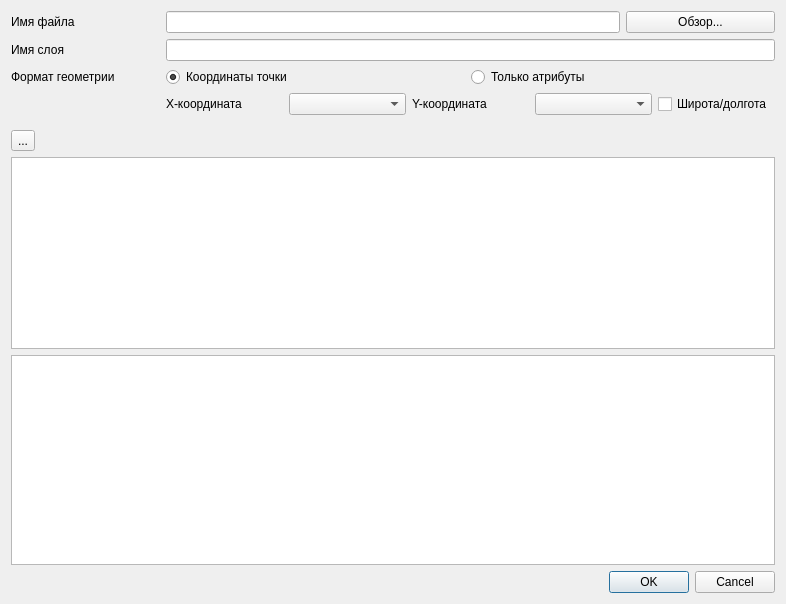
<?xml version="1.0" encoding="UTF-8"?>
<ui version="4.0">
 <class>Dialog</class>
 <widget class="QDialog" name="Dialog">
  <property name="geometry">
   <rect>
    <x>0</x>
    <y>0</y>
    <width>786</width>
    <height>604</height>
   </rect>
  </property>
  <property name="windowTitle">
   <string>Создать слой из SQL запроса</string>
  </property>
  <layout class="QGridLayout" name="gridLayout" rowstretch="0,0,0,0,0,0,1,0">
   <item row="0" column="4">
    <widget class="QPushButton" name="pushButton">
     <property name="text">
      <string>Обзор...</string>
     </property>
    </widget>
   </item>
   <item row="1" column="1" colspan="4">
    <widget class="QLineEdit" name="mLayerNameLineEdit"/>
   </item>
   <item row="7" column="0" colspan="5">
    <widget class="QDialogButtonBox" name="buttonBox">
     <property name="orientation">
      <enum>Qt::Horizontal</enum>
     </property>
     <property name="standardButtons">
      <set>QDialogButtonBox::Cancel|QDialogButtonBox::Ok</set>
     </property>
    </widget>
   </item>
   <item row="2" column="0">
    <widget class="QLabel" name="label">
     <property name="text">
      <string>Формат геометрии</string>
     </property>
    </widget>
   </item>
   <item row="2" column="3" colspan="2">
    <widget class="QRadioButton" name="mAttributesRadioButton">
     <property name="text">
      <string>Только атрибуты</string>
     </property>
    </widget>
   </item>
   <item row="2" column="1" colspan="2">
    <widget class="QRadioButton" name="mCoordsRadioButton">
     <property name="text">
      <string>Координаты точки</string>
     </property>
     <property name="checked">
      <bool>true</bool>
     </property>
    </widget>
   </item>
   <item row="1" column="0">
    <widget class="QLabel" name="label_4">
     <property name="text">
      <string>Имя слоя</string>
     </property>
    </widget>
   </item>
   <item row="3" column="1" colspan="4">
    <widget class="QFrame" name="frame">
     <property name="frameShape">
      <enum>QFrame::NoFrame</enum>
     </property>
     <property name="frameShadow">
      <enum>QFrame::Raised</enum>
     </property>
     <layout class="QHBoxLayout" name="horizontalLayout_2">
      <property name="leftMargin">
       <number>0</number>
      </property>
      <property name="topMargin">
       <number>0</number>
      </property>
      <property name="rightMargin">
       <number>0</number>
      </property>
      <property name="bottomMargin">
       <number>9</number>
      </property>
      <item>
       <widget class="QLabel" name="label_2">
        <property name="text">
         <string>X-координата</string>
        </property>
       </widget>
      </item>
      <item>
       <widget class="QComboBox" name="mXcomboBox"/>
      </item>
      <item>
       <widget class="QLabel" name="label_3">
        <property name="text">
         <string>Y-координата</string>
        </property>
       </widget>
      </item>
      <item>
       <widget class="QComboBox" name="mYcomboBox"/>
      </item>
      <item>
       <widget class="QCheckBox" name="mLatLongCheckBox">
        <property name="text">
         <string>Широта/долгота</string>
        </property>
       </widget>
      </item>
     </layout>
    </widget>
   </item>
   <item row="0" column="0">
    <widget class="QLabel" name="label_5">
     <property name="text">
      <string>Имя файла</string>
     </property>
    </widget>
   </item>
   <item row="0" column="1" colspan="3">
    <widget class="QLineEdit" name="mFileNameLineEdit">
     <property name="readOnly">
      <bool>true</bool>
     </property>
    </widget>
   </item>
   <item row="6" column="0" colspan="5">
    <widget class="QTableWidget" name="tableWidget"/>
   </item>
   <item row="5" column="0" colspan="5">
    <widget class="QTextEdit" name="mSqlTextEdit"/>
   </item>
   <item row="4" column="0" colspan="5">
    <layout class="QHBoxLayout" name="horizontalLayout">
     <property name="spacing">
      <number>1</number>
     </property>
     <property name="bottomMargin">
      <number>0</number>
     </property>
     <item>
      <widget class="QToolButton" name="mRefreshToolButton">
       <property name="statusTip">
        <string>Выполнить запрос и обновить содержимое таблицы</string>
       </property>
       <property name="text">
        <string>...</string>
       </property>
      </widget>
     </item>
     <item>
      <spacer name="horizontalSpacer">
       <property name="orientation">
        <enum>Qt::Horizontal</enum>
       </property>
       <property name="sizeHint" stdset="0">
        <size>
         <width>40</width>
         <height>20</height>
        </size>
       </property>
      </spacer>
     </item>
    </layout>
   </item>
  </layout>
 </widget>
 <resources/>
 <connections>
  <connection>
   <sender>buttonBox</sender>
   <signal>accepted()</signal>
   <receiver>Dialog</receiver>
   <slot>accept()</slot>
   <hints>
    <hint type="sourcelabel">
     <x>227</x>
     <y>372</y>
    </hint>
    <hint type="destinationlabel">
     <x>157</x>
     <y>274</y>
    </hint>
   </hints>
  </connection>
  <connection>
   <sender>buttonBox</sender>
   <signal>rejected()</signal>
   <receiver>Dialog</receiver>
   <slot>reject()</slot>
   <hints>
    <hint type="sourcelabel">
     <x>295</x>
     <y>378</y>
    </hint>
    <hint type="destinationlabel">
     <x>286</x>
     <y>274</y>
    </hint>
   </hints>
  </connection>
  <connection>
   <sender>mCoordsRadioButton</sender>
   <signal>toggled(bool)</signal>
   <receiver>frame</receiver>
   <slot>setVisible(bool)</slot>
   <hints>
    <hint type="sourcelabel">
     <x>375</x>
     <y>80</y>
    </hint>
    <hint type="destinationlabel">
     <x>547</x>
     <y>115</y>
    </hint>
   </hints>
  </connection>
  <connection>
   <sender>mRefreshToolButton</sender>
   <signal>clicked()</signal>
   <receiver>Dialog</receiver>
   <slot>refreshClicked()</slot>
   <hints>
    <hint type="sourcelabel">
     <x>70</x>
     <y>164</y>
    </hint>
    <hint type="destinationlabel">
     <x>52</x>
     <y>67</y>
    </hint>
   </hints>
  </connection>
  <connection>
   <sender>pushButton</sender>
   <signal>clicked()</signal>
   <receiver>Dialog</receiver>
   <slot>selectFileClicked()</slot>
   <hints>
    <hint type="sourcelabel">
     <x>698</x>
     <y>17</y>
    </hint>
    <hint type="destinationlabel">
     <x>137</x>
     <y>98</y>
    </hint>
   </hints>
  </connection>
 </connections>
 <slots>
  <slot>selectFileClicked()</slot>
  <slot>refreshClicked()</slot>
  <slot>executeClicked()</slot>
 </slots>
</ui>
